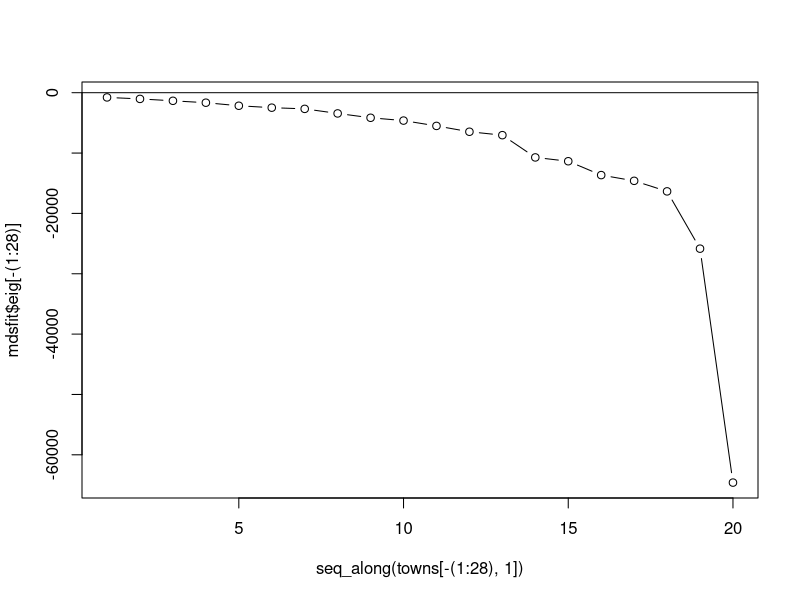
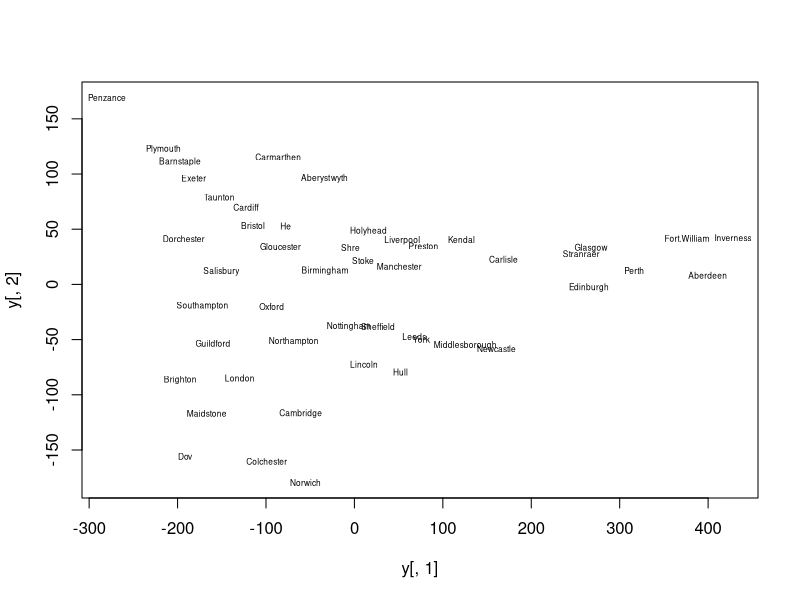

The R source for these figures, in order: (Note: this script raises an error after producing the figures.)
## ---- chunk 1
library(knitr)
opts_chunk$set(tidy.opts = list(width.cutoff = 60), tidy = TRUE)
## ---- chunk 2
towns <- read.csv(file = '../Data_csv/British_towns.csv')
towns <- subset(towns, select = -V1)
towns <- as.matrix(towns)
rownames(towns) <- colnames(towns)
## ---- chunk 3
mdsfit <- cmdscale(d = towns, k = 2, eig = T)
y <- mdsfit$points
## ---- chunk 4
plot(seq_along(towns[-(1:28), 1]), mdsfit$eig[-(1:28)], type = 'b')
abline(h = 0)
## ---- chunk 5
plot(y[, 1], y[, 2], type = 'n')
text(y[, 1], y[, 2], labels = rownames(towns), cex = 0.5)
## ---- chunk 6
knitr::include_graphics("british_towns.png")
## ---- chunk 7
zoo <- read.csv(file = '../Data_csv/zoo.csv')
## ---- chunk 8
D_zoo <- matrix(nrow = 101, ncol = 101)
for (i in 1:101) { for (j in 1:101) { D_zoo[i, j] <- sum(zoo[i,] != zoo[j,]) } }
## ---- chunk 9
mdsfit <- cmdscale(d = D_zoo, k = 2, eig = T)
y_zoo <- mdsfit$points
## ---- chunk 10
plot(y_zoo[, 1], y_zoo[, 2], type = 'n')
text(y_zoo[, 1], y_zoo[, 2], labels = zoo$Name, cex = 0.5)
